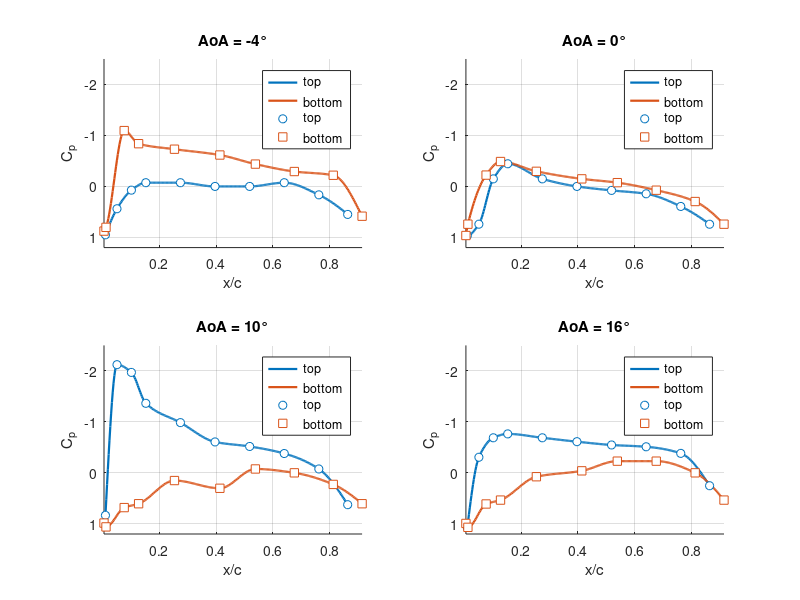

Recreate this plot in MATLAB. (Note: this script raises an error after producing the figure.)
% Pressure_Cp_15ms_TopBottomLines.m
x = [0.005066667, 0.010133333, 0.012066667, 0.0508, 0.0762, 0.1016, ...
     0.127, 0.1524, 0.253333333, 0.274333333, 0.413333333, 0.396266667, ...
     0.538466667, 0.5182, 0.675666667, 0.640133333, 0.8128, 0.762, ...
     0.9144, 0.8636];

Cp_matrix = [
    0.876279231	0.9493025	0.803255962	0.438139615	-1.095349038	0.073023269	-0.838139615	-0.073023269	-0.730232692	-0.073023269	-0.616046538	0	-0.438139615	0	-0.292093077	-0.073023269	-0.219069808	0.165116346	0.584186154	0.5493025;
    0.963101232	0.963101232	0.740847102	0.740847102	-0.222254131	-0.14816942	-0.488592971	-0.444508261	-0.296338841	-0.14816942	-0.14816942	0	-0.07408471	0.07816942	0.07408471	0.144508261	0.296338841	0.392677681	0.740847102	0.7416854;
    0.985025834	0.833483398	1.060797052	-2.121594105	0.681940962	-1.970051669	0.606169744	-1.363881924	0.151542436	-0.985025834	0.303084872	-0.606169744	-0.075771218	-0.5171218	0	-0.37885609	0.227313654	-0.075771218	0.606169744	0.625025834;
    0.992942956	1.069323183	1.069323183	-0.305520909	0.611041819	-0.687422046	0.534661592	-0.763802274	0.076380227	-0.687422046	-0.039140682	-0.611041819	-0.229140682	-0.546380227	-0.229140682	-0.511041819	0	-0.381901137	0.534661592	0.252942956
    ];

angles = {'-4°','0°','10°','16°'};

% top = odd indices, bottom = even indices
idx_bot = 1:2:length(x);
idx_top = 2:2:length(x);

% fine grids for top and bottom (use each's domain)
xq_top = linspace(min(x(idx_top)), max(x(idx_top)), 300);
xq_bot = linspace(min(x(idx_bot)), max(x(idx_bot)), 300);

figure;
for i = 1:size(Cp_matrix,1)
    Cp_row = Cp_matrix(i,:);
    % top taps
    xtop = x(idx_top);    Cptop = Cp_row(idx_top);
    [xtop_s, itop] = sort(xtop); Cptop_s = Cptop(itop);
    Cptop_smooth = pchip(xtop_s, Cptop_s, xq_top);
    % bottom taps
    xbot = x(idx_bot);    Cpbot = Cp_row(idx_bot);
    [xbot_s, ibot] = sort(xbot); Cpbot_s = Cpbot(ibot);
    Cpbot_smooth = pchip(xbot_s, Cpbot_s, xq_bot);

    ax = subplot(2,2,i); hold(ax,'on'); grid(ax,'on');
    % plot smooth separate lines
    plot(ax, xq_top, Cptop_smooth, '-', 'LineWidth', 1.6, 'Color', [0 0.4470 0.7410]);
    plot(ax, xq_bot, Cpbot_smooth, '-', 'LineWidth', 1.6, 'Color', [0.8500 0.3250 0.0980]);
    % plot original markers for clarity
    plot(ax, xtop_s, Cptop_s, 'o', 'MarkerFaceColor', 'w', 'Color', [0 0.4470 0.7410], 'MarkerSize', 6);
    plot(ax, xbot_s, Cpbot_s, 's', 'MarkerFaceColor', 'w', 'Color', [0.8500 0.3250 0.0980], 'MarkerSize', 6);

    xlabel(ax, 'x/c');
    ylabel(ax, 'C_p');
    ylim([-2.5 1.2])
    title(ax, ['AoA = ' angles{i}]);
    legend(ax, {'top ','bottom ','top ','bottom '}, 'Location', 'best');
    set(ax, 'YDir', 'reverse'); % negatives up
    xlim(ax, [min(x) max(x)]);
    hold(ax,'off');
end

sgtitle('C_p vs x/c per AoA (V = 15 m/s) ');
